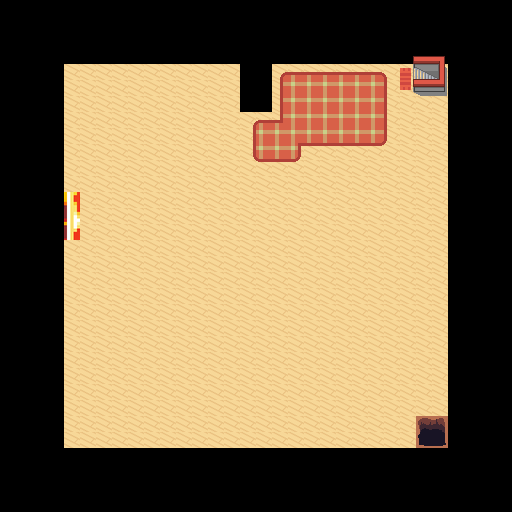

A 2D game scene composited from a Tiled map and its tileset images. What follows is a short description and the map's XML, with each tile layer's data collapsed to a summary:
An orthogonal 32x32 tile map with 16x16 px tiles, 3 tile layers (floor, walls, tapis), 4 tilesets and 12 objects (4x collision, enter_bed_exit, spawn_bed, spawn_secret_room_exit, enter_secret_room_exit, ...).

<map version="1.8" tiledversion="1.8.2" orientation="orthogonal" renderorder="right-down" width="32" height="32" tilewidth="16" tileheight="16" infinite="0" nextlayerid="5" nextobjectid="19">
 <tileset firstgid="1" source="house.tsx" />
 <tileset firstgid="776" source="RPG Nature Tileset.tsx" />
 <tileset firstgid="1496" source="tileset_dungeon.tsx" />
 <tileset firstgid="1752" source="fire.tsx" />
 <layer id="1" name="floor" width="32" height="32">
  <data>[1024 cells, 576 non-empty, 7 distinct tile ids]</data>
 </layer>
 <layer id="3" name="walls" width="32" height="32">
  <data>[1024 cells, 106 non-empty, 1 distinct tile ids]</data>
 </layer>
 <layer id="2" name="tapis" width="32" height="32">
  <data>[1024 cells, 83 non-empty, 83 distinct tile ids]</data>
 </layer>
 <objectgroup id="4" name="Object">
  <object id="1" name="enter_bed_exit" x="398.917" y="66.9415" width="10.9292" height="21.1754" />
  <object id="2" name="spawn_bed" x="390.72" y="75.8215">
   <point />
  </object>
  <object id="3" type="collision" x="62.8571" y="48.5714" width="400" height="12.8571" />
  <object id="4" type="collision" x="447.143" y="64.2857" width="12.8571" height="402.857" />
  <object id="5" type="collision" x="48.5714" y="451.429" width="400" height="15.7143" />
  <object id="7" type="collision" x="48.5714" y="78.5714" width="17.1429" height="371.429" />
  <object id="11" name="spawn_secret_room_exit" x="138.571" y="227.143">
   <point />
  </object>
  <object id="12" name="enter_secret_room_exit" x="70" y="194.286" width="8.57143" height="42.8571" />
  <object id="15" name="tu es intrigué par le tunnel qui s'est ouvert" x="394.038" y="62.8177" width="17.8459" height="28.5535" />
  <object id="16" name="vaut" x="64.2454" y="192.022" width="16.4183" height="48.541" />
  <object id="17" name="enter tunnel" x="414.74" y="416.167" width="31.4089" height="32.8365" />
  <object id="18" name="enter_tunnel_exit" x="381.189" y="419.736">
   <point />
  </object>
 </objectgroup>
</map>
